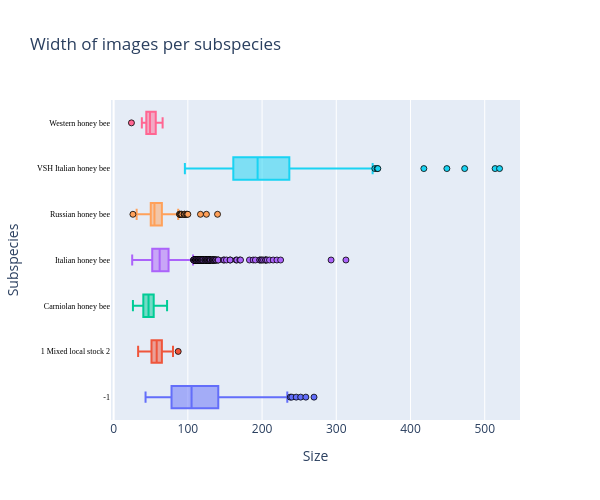
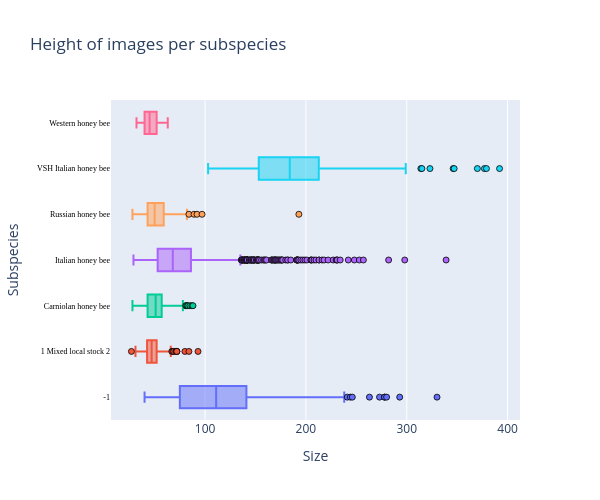

The notebook cell these images were saved under, in order:
### Markdown cell above
### Subspecies and image size 

Let's draw the image size distribution (width and height) grouped by subspecies.

### Code cell
def draw_trace_box(dataset,var, subspecies):
    dfS = dataset[dataset['subspecies']==subspecies];
    trace = go.Box(
        x = dfS[var],
        name=subspecies,
        marker=dict(
                    line=dict(
                        color='black',
                        width=0.8),
                ),
        text=dfS['subspecies'], 
        orientation = 'h'
    )
    return trace

subspecies = (honey_bee_df.groupby(['subspecies'])['subspecies'].nunique()).index
def draw_group(dataset, var, title,height=500):
    data = list()
    for subs in subspecies:
        data.append(draw_trace_box(dataset, var, subs))
        
    layout = dict(title = title,
              xaxis = dict(title = 'Size',showticklabels=True),
              yaxis = dict(title = 'Subspecies', showticklabels=True, tickfont=dict(
                family='Old Standard TT, serif',
                size=8,
                color='black'),), 
              hovermode = 'closest',
              showlegend=False,
                  width=600,
                  height=height,
             )
    fig = dict(data=data, layout=layout)
    iplot(fig, filename='subspecies-image')


draw_group(honey_bee_df, 'w', "Width of images per subspecies")
draw_group(honey_bee_df, 'h', "Height of images per subspecies")

### Figure 1 — Plotly figure (JSON) as saved in the notebook; plotly's stock layout.template omitted (floating-point values rounded to 4 significant figures; data arrays with more than 128 entries replaced by an {"elided": "..."} marker saying what was removed)
{"data": [{"marker": {"line": {"color": "black", "width": 0.8}}, "name": "-1", "orientation": "h", "text": {"elided": "428 str values"}, "type": "box", "x": {"elided": "428 int values"}}, {"marker": {"line": {"color": "black", "width": 0.8}}, "name": "1 Mixed local stock 2", "orientation": "h", "text": {"elided": "472 str values"}, "type": "box", "x": {"elided": "472 int values"}}, {"marker": {"line": {"color": "black", "width": 0.8}}, "name": "Carniolan honey bee", "orientation": "h", "text": {"elided": "501 str values"}, "type": "box", "x": {"elided": "501 int values"}}, {"marker": {"line": {"color": "black", "width": 0.8}}, "name": "Italian honey bee", "orientation": "h", "text": {"elided": "3008 str values"}, "type": "box", "x": {"elided": "3008 int values"}}, {"marker": {"line": {"color": "black", "width": 0.8}}, "name": "Russian honey bee", "orientation": "h", "text": {"elided": "527 str values"}, "type": "box", "x": {"elided": "527 int values"}}, {"marker": {"line": {"color": "black", "width": 0.8}}, "name": "VSH Italian honey bee", "orientation": "h", "text": {"elided": "199 str values"}, "type": "box", "x": {"elided": "199 int values"}}, {"marker": {"line": {"color": "black", "width": 0.8}}, "name": "Western honey bee", "orientation": "h", "text": ["Western honey bee", "Western honey bee", "Western honey bee", "Western honey bee", "Western honey bee", "Western honey bee", "Western honey bee", "Western honey bee", "Western honey bee", "Western honey bee", "Western honey bee", "Western honey bee", "Western honey bee", "Western honey bee", "Western honey bee", "Western honey bee", "Western honey bee", "Western honey bee", "Western honey bee", "Western honey bee", "Western honey bee", "Western honey bee", "Western honey bee", "Western honey bee", "Western honey bee", "Western honey bee", "Western honey bee", "Western honey bee", "Western honey bee", "Western honey bee", "Western honey bee", "Western honey bee", "Western honey bee", "Western honey bee", "Western honey bee", "Western honey bee", "Western honey bee"], "type": "box", "x": [41, 42, 54, 55, 66, 55, 47, 49, 61, 56, 42, 62, 51, 46, 51, 56, 47, 42, 63, 56, 46, 38, 59, 43, 47, 52, 61, 60, 66, 44, 44, 46, 47, 45, 65, 24, 43]}], "layout": {"height": 500, "hovermode": "closest", "showlegend": false, "title": {"text": "Width of images per subspecies"}, "width": 600, "xaxis": {"showticklabels": true, "title": {"text": "Size"}}, "yaxis": {"showticklabels": true, "tickfont": {"color": "black", "family": "Old Standard TT, serif", "size": 8}, "title": {"text": "Subspecies"}}}}

### Figure 2 — Plotly figure (JSON) as saved in the notebook; plotly's stock layout.template omitted (floating-point values rounded to 4 significant figures; data arrays with more than 128 entries replaced by an {"elided": "..."} marker saying what was removed)
{"data": [{"marker": {"line": {"color": "black", "width": 0.8}}, "name": "-1", "orientation": "h", "text": {"elided": "428 str values"}, "type": "box", "x": {"elided": "428 int values"}}, {"marker": {"line": {"color": "black", "width": 0.8}}, "name": "1 Mixed local stock 2", "orientation": "h", "text": {"elided": "472 str values"}, "type": "box", "x": {"elided": "472 int values"}}, {"marker": {"line": {"color": "black", "width": 0.8}}, "name": "Carniolan honey bee", "orientation": "h", "text": {"elided": "501 str values"}, "type": "box", "x": {"elided": "501 int values"}}, {"marker": {"line": {"color": "black", "width": 0.8}}, "name": "Italian honey bee", "orientation": "h", "text": {"elided": "3008 str values"}, "type": "box", "x": {"elided": "3008 int values"}}, {"marker": {"line": {"color": "black", "width": 0.8}}, "name": "Russian honey bee", "orientation": "h", "text": {"elided": "527 str values"}, "type": "box", "x": {"elided": "527 int values"}}, {"marker": {"line": {"color": "black", "width": 0.8}}, "name": "VSH Italian honey bee", "orientation": "h", "text": {"elided": "199 str values"}, "type": "box", "x": {"elided": "199 int values"}}, {"marker": {"line": {"color": "black", "width": 0.8}}, "name": "Western honey bee", "orientation": "h", "text": ["Western honey bee", "Western honey bee", "Western honey bee", "Western honey bee", "Western honey bee", "Western honey bee", "Western honey bee", "Western honey bee", "Western honey bee", "Western honey bee", "Western honey bee", "Western honey bee", "Western honey bee", "Western honey bee", "Western honey bee", "Western honey bee", "Western honey bee", "Western honey bee", "Western honey bee", "Western honey bee", "Western honey bee", "Western honey bee", "Western honey bee", "Western honey bee", "Western honey bee", "Western honey bee", "Western honey bee", "Western honey bee", "Western honey bee", "Western honey bee", "Western honey bee", "Western honey bee", "Western honey bee", "Western honey bee", "Western honey bee", "Western honey bee", "Western honey bee"], "type": "box", "x": [45, 46, 42, 37, 38, 53, 36, 52, 46, 40, 52, 42, 53, 32, 52, 60, 35, 43, 46, 47, 57, 50, 48, 35, 44, 57, 54, 35, 48, 39, 40, 63, 43, 40, 45, 62, 44]}], "layout": {"height": 500, "hovermode": "closest", "showlegend": false, "title": {"text": "Height of images per subspecies"}, "width": 600, "xaxis": {"showticklabels": true, "title": {"text": "Size"}}, "yaxis": {"showticklabels": true, "tickfont": {"color": "black", "family": "Old Standard TT, serif", "size": 8}, "title": {"text": "Subspecies"}}}}
